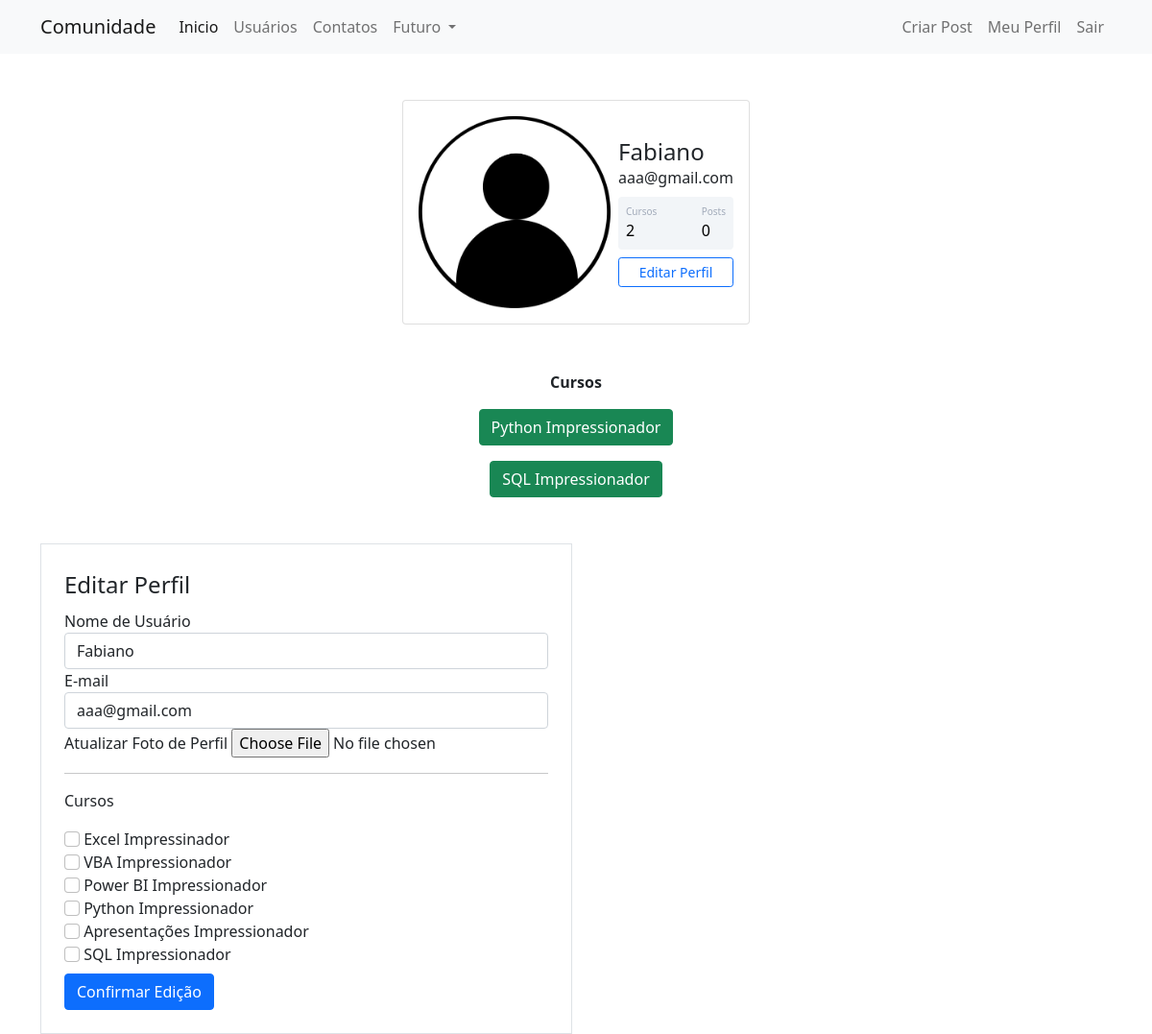
The page /perfil/editar (signed in) on the database its author committed.
### comunidade/models.py (models this page shows)
class Usuario(database.Model, UserMixin):
    id = database.Column(database.Integer, primary_key=True)
    username = database.Column(database.String, nullable=False)
    email = database.Column(database.String, nullable=False, unique=True)
    senha = database.Column(database.String, nullable=False)
    foto_perfil = database.Column(database.String, default='default.jpg')
    posts = database.relationship('Post', backref='autor', lazy=True)
    cursos = database.Column(database.String, nullable=False, default='Não Informado')

### comunidade/routes.py (the view)
@app.route('/perfil/editar', methods=['GET', 'POST'])
@login_required
def editar_perfil():
    form = FormEditarPerfil()
    if form.validate_on_submit():
        current_user.email = form.email.data
        current_user.username = form.username.data
        if form.foto_perfil.data:
            nome_imagem = salvar_imagem(form.foto_perfil.data)
            current_user.foto_perfil = nome_imagem
        current_user.cursos = atualizar_cursos(form)
        database.session.commit()
        flash('Perfil atualizado com sucesso.', 'alert-success')
        return redirect(url_for('perfil'))
    elif request.method == 'GET':
        form.email.data = current_user.email
        form.username.data = current_user.username
    foto_perfil = url_for('static', filename='fotos_perfil/{}'.format(current_user.foto_perfil))
    return render_template('editarperfil.html', foto_perfil=foto_perfil, form=form)

### comunidade/forms.py (shortened to what this page needs)
class FormEditarPerfil(FlaskForm):
    username = StringField('Nome de Usuário', validators=[DataRequired()])
    email = StringField('E-mail', validators=[DataRequired(), Email()])
    foto_perfil = FileField('Atualizar Foto de Perfil', validators=[FileAllowed(['jpg', 'png', 'svg'])])
    curso_excel = BooleanField('Excel Impressinador')
    curso_vba = BooleanField('VBA Impressionador')
    curso_powerbi = BooleanField('Power BI Impressionador')
    curso_python = BooleanField('Python Impressionador')
    curso_ppt = BooleanField('Apresentações Impressionador')
    curso_sql = BooleanField('SQL Impressionador')
    botao_submit_editarperfil = SubmitField('Confirmar Edição')

### comunidade/models.py (called while the page is built)
@login_manager.user_loader
def load_usuario(id_usuario):
    return Usuario.query.get(int(id_usuario))

### comunidade/templates/editarperfil.html (shortened to what this page needs)
{% extends 'perfil.html' %}
{% block form_editar_perfil %}
<main class="container mt-5">
    <section class="w-50">
        <form method="POST" actions="" class="col me-1 p-4 border" enctype="multipart/form-data">
            <legend>Editar Perfil</legend>
            <fieldset>
                 <article class="form-group">
                    {{ form.username.label(class="form-control-label") }}
                    {% if form.username.errors %}
                        {{ form.username(class="form-control is-invalid") }}
                    <article class="invalid-feedback">
                        {% for erro in form.username.errors %}
                            {{ erro }}
                        {% endfor %}
                    </article>
                    {% else %}
                        {{ form.username(class="form-control") }}
                    {% endif %}
                </article>
                <article class="form-group">
                    {{ form.email.label(class="form-control-label") }}
                    {% if form.email.errors %}
                        {{ form.email(class="form-control is-invalid") }}
                    <article class="invalid-feedback">
                        {% for erro in form.email.errors %}
                            {{ erro }}
                        {% endfor %}
                    </article>
                    {% else %}
                        {{ form.email(class="form-control") }}
                    {% endif %}
                </article>
                <article class="form-group">
                    {{ form.foto_perfil.label }}
                    {{ form.foto_perfil(class="form-control-file") }}
                </article>
                <hr>
                <p>Cursos</p>
                {% for campo in form %}
                    {% if 'curso_' in campo.name %}
                        <article class="form-group">
                           {{ campo(class="form-check-input") }}
                           {{ campo.label(class="form-check-label") }}
                        </article>
                    {% endif %}
                {% endfor %}
            </fieldset>
            {{ form.botao_submit_editarperfil(class="btn btn-primary mt-2") }}
        </form>
    </section>
</main>
{% endblock %}

### comunidade/templates/perfil.html
{% extends 'base.html' %}
{% block body %}
    <div class="container mt-5 d-flex justify-content-center">
        <div class="card p-3">
            <div class="d-flex align-items-center">
                <div class="image me-2">
                    <img src="{{ foto_perfil }}" class="rounded" width="200">
                </div>
                <div class="ml-3 w-100">
                   <h4 class="mb-0 mt-0">{{ current_user.username }}</h4>
                   <span>{{ current_user.email }}</span>
                   <div class="p-2 mt-2 bg-primary d-flex justify-content-between rounded text-white stats">
                        {% if 'Não Informado' in current_user.cursos or current_user.cursos == '' %}
                            <div class="d-flex flex-column">
                                <span class="articles">Cursos</span>
                                <span class="number1">0</span>
                            </div>
                        {% else %}
                            <div class="d-flex flex-column">
                                <span class="articles">Cursos</span>
                                <span class="number1">{{ current_user.cursos.count(';') + 1 }}</span>
                            </div>
                        {% endif %}
                        <div class="d-flex flex-column">
                            <span class="rating">Posts</span>
                            <span class="number3">0</span>
                        </div>
                   </div>
                   <div class="button mt-2 d-flex flex-row align-items-center">
                        <a class="w-100" href="{{ url_for('editar_perfil') }}">
                            <button class="btn btn-sm btn-outline-primary w-100">Editar Perfil</button>
                        </a>
                   </div>
                </div>
            </div>
        </div>
    </div>
    <section class="row justify-content-center">
        <article class="col-4 mt-5 text-center">
            <strong>Cursos</strong><br>
            {% for curso in current_user.cursos.split(';') %}
                <button type="button" class="btn btn-success mt-3" disable>{{ curso }}</button>
            {% endfor %}
        </article>
    </section>
{% block form_editar_perfil %}
{% endblock %}
{% endblock %}

### comunidade/static/main.css (style rules this page uses)
.stats { background: #f2f5f8 !important; color: #000 !important; }
.articles,.followers,.rating { font-size:10px; color: #a1aab9; }
.number1,.number2,.number3 { font-weight:500; }

### rows shown on the page
Usuario: username "Fabiano", email "aaa@gmail.com", cursos "2"

### other values the page prints
{{ curso }} "Python Impressionador" "SQL Impressionador"
{{ campo.label(class="form-check-label") }} "Excel Impressinador" "VBA Impressionador" "Power BI Impressionador" "Python Impressionador" "Apresentações Impressionador" "SQL Impressionador"
